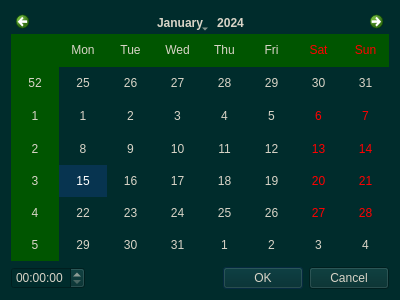
<?xml version="1.0" encoding="UTF-8"?>
<ui version="4.0">
 <class>DateTimeDialog</class>
 <widget class="QDialog" name="DateTimeDialog">
  <property name="geometry">
   <rect>
    <x>0</x>
    <y>0</y>
    <width>400</width>
    <height>300</height>
   </rect>
  </property>
  <property name="windowTitle">
   <string>Dialog</string>
  </property>
  <property name="styleSheet">
   <string notr="true">background-color: rgb(0, 44, 44);
selection-background-color: rgb(7, 52, 80);
alternate-background-color: rgb(0, 85, 0);

color: rgb(217, 212, 199);

font: 11.5pt &quot;MS Shell Dlg 2&quot;;</string>
  </property>
  <layout class="QGridLayout" name="gridLayout">
   <item row="0" column="0" colspan="2">
    <widget class="QCalendarWidget" name="calendarWidget"/>
   </item>
   <item row="1" column="0">
    <widget class="QTimeEdit" name="timeEdit">
     <property name="autoFillBackground">
      <bool>true</bool>
     </property>
     <property name="buttonSymbols">
      <enum>QAbstractSpinBox::UpDownArrows</enum>
     </property>
    </widget>
   </item>
   <item row="1" column="1">
    <widget class="QDialogButtonBox" name="buttonBox">
     <property name="orientation">
      <enum>Qt::Horizontal</enum>
     </property>
     <property name="standardButtons">
      <set>QDialogButtonBox::Cancel|QDialogButtonBox::Ok</set>
     </property>
    </widget>
   </item>
  </layout>
 </widget>
 <resources/>
 <connections>
  <connection>
   <sender>buttonBox</sender>
   <signal>accepted()</signal>
   <receiver>DateTimeDialog</receiver>
   <slot>accept()</slot>
   <hints>
    <hint type="sourcelabel">
     <x>248</x>
     <y>254</y>
    </hint>
    <hint type="destinationlabel">
     <x>157</x>
     <y>274</y>
    </hint>
   </hints>
  </connection>
  <connection>
   <sender>buttonBox</sender>
   <signal>rejected()</signal>
   <receiver>DateTimeDialog</receiver>
   <slot>reject()</slot>
   <hints>
    <hint type="sourcelabel">
     <x>316</x>
     <y>260</y>
    </hint>
    <hint type="destinationlabel">
     <x>286</x>
     <y>274</y>
    </hint>
   </hints>
  </connection>
 </connections>
</ui>
